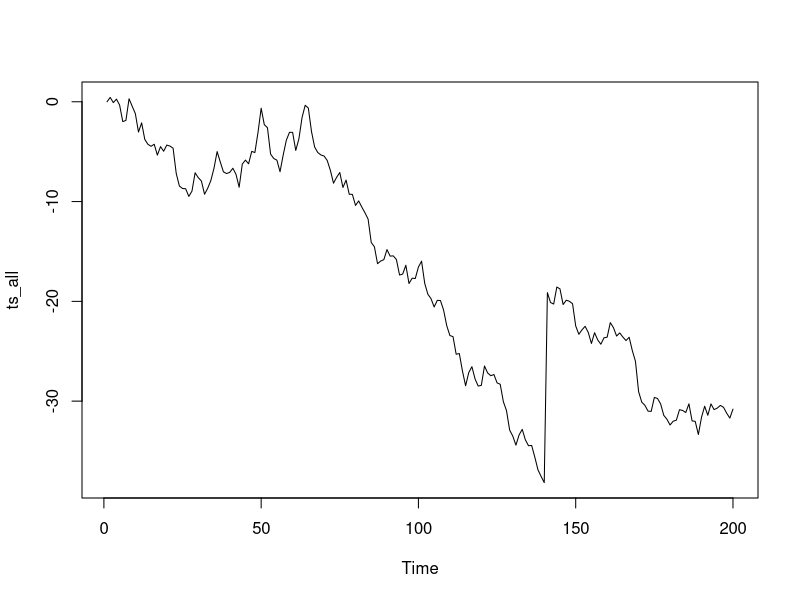

Here is the R script that generated this plot: (Note: this script raises an error after producing the figure.)
T = 50 #Observationer
N = 500 #Gentagelser


ts_all = c()


for(j in 1:N){
  y = numeric(60)
  y[1] = 0
  a = 1
  
  
  for(i in 2:length(y)){
    y[i] <- a * y[i - 1] + rnorm(1)
  }
  
  x = numeric(80)
  x[1] = mean(y)
  b = 1.02
  
  for(i in 2:length(x)){
    x[i] <- b * x[i - 1] + rnorm(1)
  }
  
  z = numeric(60)
  z[1] = mean(x)
  c = 1
  
  for(i in 2:length(z)){
    z[i] <- c * z[i - 1] + rnorm(1)
  }
  ts_all = ts(c(y,x,z))
}

plot(ts_all, type ="l")


### SADF

#sadf_dens = density(sadff$value)
#plot(sadf_dens)




vecc22 = c()
r0=20
ts_l = length(ts_all)
sadfstat11f = c()
rw_vecf =seq(from=200-r0, to= 0, by = -r0)
sadfstat11f = c()
for (rw in rw_vecf ){
  r1 = 1
  r2 = ts_l- rw
  ts_all_intf = ts_all[r1:r2]
  sadff1f= radf(ts_all_intf, lag=1)
  sadfstatf = sadff1f$adf
  sadfstat1f = print(sadfstatf)
  sadfstat11f = c(sadfstat11f ,sadfstat1f)
  vecc22 = c(vecc22, r2)
}


fsadf = cbind(sadfstat11f, vecc22)
sadfstat11f
max(sadfstat11f)
which.max(sadfstat11f)
fsadf[which.max(sadfstat11f),]



### BSADF
vecc11= c()
r0=20
ts_l = length(ts_all)
sadfstat11 = c()
rw_vec =seq(from=r0, to=200, by = r0)
sadfstat11 = c()
for (rw in rw_vec ){
  r1 =  ts_l - rw
  r2 = ts_l
  ts_all_int = ts_all[r1:r2]
  sadff1 = radf(ts_all_int, lag=1)
  sadfstat = sadff1$adf
  sadfstat1 = print(sadfstat)
  sadfstat11 = c(sadfstat11 ,sadfstat1)
  vecc11 = c(vecc11, r1)
}

bsadf_bind = cbind(sadfstat11, vecc11)

sadfstat11
max(sadfstat11)
which.max(sadfstat11)
bsadf_bind[which.max(sadfstat11),]


###GSADF
vecc1 = c()
vecc2 = c()
r0=20
r1_vec = seq(from =0, to =200-r0, by = r0)
r2_vec = seq(from=200, to= r0, by = -r0)
vec = c()
gsint_vec = c()
vec1 = c()
for (j in 1:length(r1_vec)){
  for (i in 1:length(r2_vec)){
    r1 = r1_vec[j]
    r2 = r2_vec[i]
    if (r1 < r2){ 
      gsint = ts_all[r1:r2]
      gsint1 = print(gsint[1])
      gsadf = radf(gsint,lag=1)
      statgsadf = gsadf$adf
      vec = c(vec,statgsadf)
      vecc1 = c(vecc1, r1)
      vecc2 = c(vecc2, r2)
    }
  }
}


bind  =cbind(vec, vecc1, vecc2)

length(vec)
vec
max(vec)
which.max(vec)

bind[which.max(vec),]

#gsadff = gsadf(500,150, adflag = 1, mflag = 1, swindow0 = 10)
#gsadf_dens = density(gsadff$value)
#plot(gsadf_dens)







